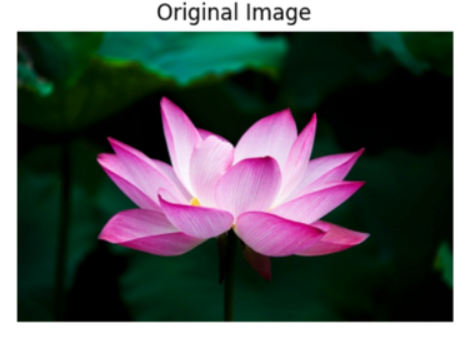
#> input picture CV Lab/lab3/phool.png, 462 x 337 px, found by its file name
$ jupyter execute 22p-9252-1-4-labtask3.ipynb   (older library calls are emulated)
#> lines starting #> are read from the running program, lines starting #| are printed output that depends on the picture
### Name : Tazmeen Afroz
### Roll No :22P-9252
### BAI-7A

[cell 1]
import numpy as np
import cv2
from matplotlib import pyplot as plt

#### Lab Task 1 – Robert Cross
______________________________________

The Roberts Cross operator is one of the earliest edge detectors and uses two 2×2
convolution kernels to approximate the gradient diagonally. In this task, you will use
the convolution function from LAB2 that performs 2D convolution on an image
without using any built-in convolution functions. Then, apply the Roberts Cross
operator by convolving the grayscale image with the given kernels. Compare the
result with built in Roberts Cross. Display the resulting edge maps.

[cell 2]
def convolution2d(image, kernel,):
    image_h, image_w = image.shape
    kernel_h, kernel_w = kernel.shape


    padding_h = (kernel_h - 1) // 2
    padding_w = (kernel_w - 1) // 2

    padded_image = np.pad(image, ((padding_h, padding_h), (padding_w, padding_w)), mode='constant', constant_values=0)
    output = np.zeros((image_h, image_w))

    print(output.size)

    for i in range(image_h):
        for j in range(image_w):
            new = padded_image[i:i+kernel_h, j:j+kernel_w]
            output[i, j] = np.sum(new * kernel)
    return output

image = np.random.rand(8, 4)
print(image)
kernel = np.random.rand(3, 3)
kernel = np.flipud(np.fliplr(kernel))

convolution2d(image,kernel)

[cell 3]
#Robert cross kernel

g_x = np.array([[1,0],
                [0,-1]])
g_y = np.array([[0,1],
                [-1,0]])


task1_img = cv2.imread('phool.png',cv2.IMREAD_GRAYSCALE)
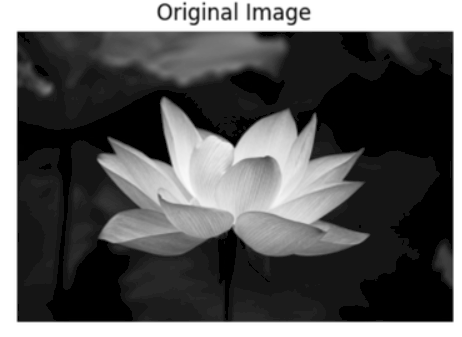
#> task1_img: shape (337, 462); min 0, max 255, mean 90.9
output = convolution2d(task1_img,g_x)
#| 155694
output1 = convolution2d(task1_img,g_y)
#| 155694
combined = np.sqrt(output**2 + output1**2)
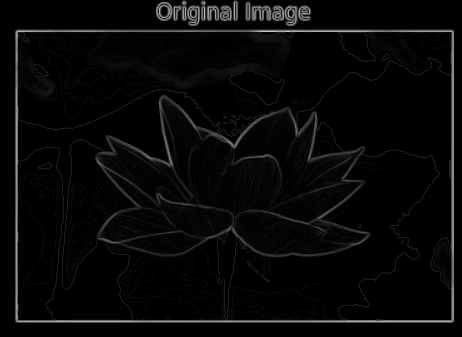
#> combined: shape (337, 462) float64; min 0, max 198.7, mean 8


plt.figure(figsize=(12,12))
plt.subplot(1,4,1)
plt.imshow(task1_img,cmap='gray')
plt.title('Original Image')
plt.axis('off')
plt.subplot(1,4,2)
plt.imshow(output,cmap='gray')
plt.title('Robert cross Gx')
plt.axis('off')
plt.subplot(1,4,3)
plt.imshow(output1,cmap='gray')
plt.title('Robert cross Gy')
plt.axis('off')
plt.subplot(1,4,4)
plt.imshow(combined,cmap='gray')
plt.title('Robert cross combined')
plt.axis('off')
plt.show()

#### Lab Task 2 –Prewitt
______________________________________________

The Prewitt operator is a gradient-based method similar to Sobel but with simpler
kernels. It uses 3×3 masks to estimate edges in both horizontal and vertical
directions. In this task, create the Prewitt filters and apply them to your images
using your implemented convolution function. Compare the results with built in
Prewitt function.

[cell 4]
prewit_x = np.array([[-1, 0, 1],
                     [-1, 0, 1],
                     [-1, 0, 1]])

prewit_y = np.array([[-1, -1, -1],
                     [ 0,  0,  0],
                     [ 1,  1,  1]])

output3= convolution2d(task1_img,prewit_x)
#> in convolution2d (call 4), `padded_image = np.pad(image, ((padding_h, padding_h), (padding_w, padd..`:
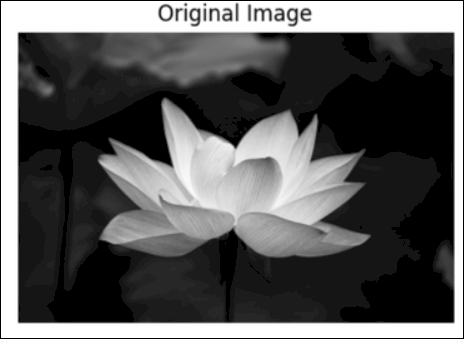
#> padded_image: shape (339, 464); min 0, max 255, mean 90
#| 155694
#> after the loop in convolution2d (call 4), `for i in range(image_h):`:
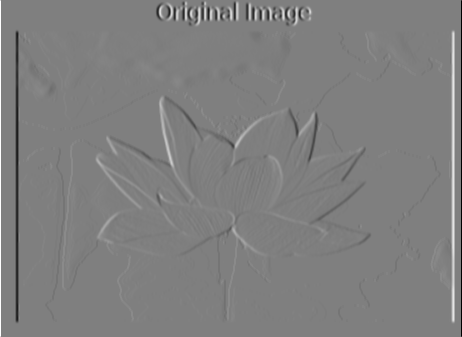
#> output: shape (337, 462) float64; min -765, max 765, mean 0; drawn with min black and max white
output4= convolution2d(task1_img,prewit_y)
#| 155694
#> after the loop in convolution2d (call 5), `for i in range(image_h):`:
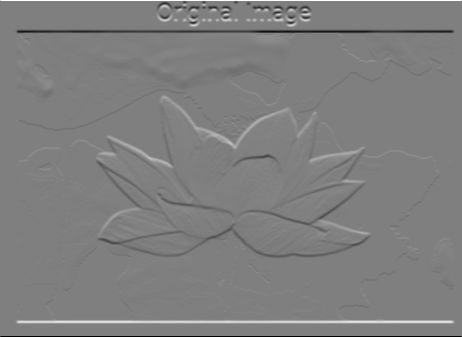
#> output: shape (337, 462) float64; min -765, max 765, mean 0; drawn with min black and max white
combined1 = np.sqrt(output3**2 + output4**2)
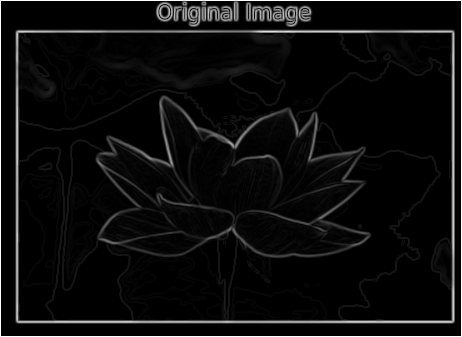
#> combined1: shape (337, 462) float64; min 0, max 765, mean 39.6; drawn with min black and max white

plt.figure(figsize=(12,12))
plt.subplot(1,4,1)
plt.imshow(task1_img,cmap='gray')
plt.title('Original Image')
plt.axis('off')

plt.subplot(1,4,2)
plt.imshow(output3,cmap='gray')
plt.title('Prewit Gx')
plt.axis('off')

plt.subplot(1,4,3)
plt.imshow(output4,cmap='gray')
plt.title('Prewit Gy')
plt.axis('off')


plt.subplot(1,4,4)
plt.imshow(combined1,cmap='gray')
plt.title('Prewit combined')
plt.axis('off')
plt.show()

#### Lab Task 3 – Sobel
________________________________________________

The Sobel operator improves upon the Prewitt method by giving more weight to the
central pixels of the 3×3 kernel, making it more robust to noise. In this task, you will
apply the Sobel operator in both horizontal and vertical directions to detect edges.

[cell 5]
#sobel operator

sobel_x = np.array([[-1,0,1],
                    [-2,0,2],
                    [-1,0,1]])

sobel_y = np.array([[-1,-2,-1],
                    [0,0,0],
                    [1,2,1]])

output6 = convolution2d(task1_img,sobel_x)
#| 155694
output7= convolution2d(task1_img,sobel_y)
#| 155694
combined2 = np.sqrt(output6**2 + output7**2)

#sobel inbuilt function
sobel_x_in = cv2.Sobel(task1_img,cv2.CV_64F,1,1,ksize=5)
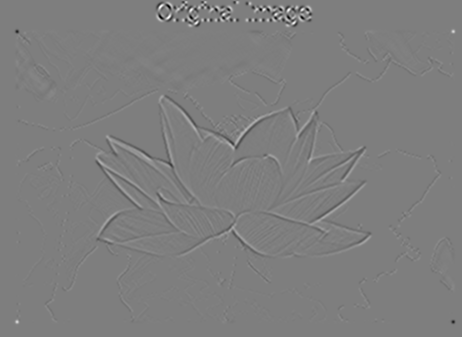
#> sobel_x_in: shape (337, 462) float64; min -2297, max 2331, mean 0; drawn with min black and max white
sobel_y_in = cv2.Sobel(task1_img,cv2.CV_64F,0,1,ksize=5)
combined_in = np.sqrt(sobel_x_in**2 + sobel_y_in**2)
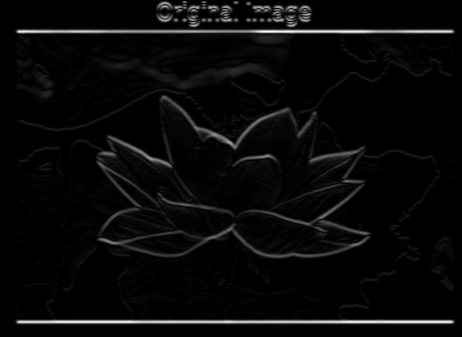
#> combined_in: shape (337, 462) float64; min 0, max 11291, mean 409.3; drawn with min black and max white

plt.figure(figsize=(12,12))
plt.subplot(1,4,1)
plt.imshow(task1_img,cmap='gray')
plt.title('Original Image')
plt.axis('off')

plt.subplot(1,4,2)
plt.imshow(output6,cmap='gray')
plt.title('Sobel Gx')
plt.axis('off')
plt.subplot(1,4,3)
plt.imshow(output7,cmap='gray')
plt.title('Sobel Gy')
plt.axis('off')

plt.subplot(1,4,4)
plt.imshow(combined2,cmap='gray')
plt.title('Sobel combined')
plt.axis('off')
plt.show()

plt.figure(figsize=(12,12))
plt.subplot(1,4,1)
plt.imshow(task1_img,cmap='gray')
plt.title('Original Image')
plt.axis('off')
plt.subplot(1,4,2)
plt.imshow(sobel_x_in,cmap='gray')
plt.title('Sobel inbuilt Gx')
plt.axis('off')
plt.subplot(1,4,3)
plt.imshow(sobel_y_in,cmap='gray')
plt.title('Sobel inbuilt Gy')
plt.axis('off')
plt.subplot(1,4,4)
plt.imshow(combined_in,cmap='gray')
plt.title('Sobel inbuilt combined')
plt.axis('off')
plt.show()

#### Lab Task 4 – Laplacian
________________________________________

The Laplacian operator is a second-order derivative method that detects regions of
rapid intensity change. In this task, you will smooth the image with your Gaussian
function from Task 3 and then apply the Laplacian operator to highlight the edges.
Use both common Laplacian kernels (4-neighbor and 8-neighbor) to see the
difference in the resulting edge maps. Provide code, screenshots, and explanations
of the output.

[cell 6]
# laplacian operator

laplacian_4= np.array([[0,1,0],
                        [1,-4,1],
                        [0,1,0]])

laplacian_8= np.array([[1,1,1],
                        [1,-8,1],
                        [1,1,1]])

output9 = convolution2d(task1_img,laplacian_4)
#| 155694
#> after the loop in convolution2d (call 8), `for i in range(image_h):`:
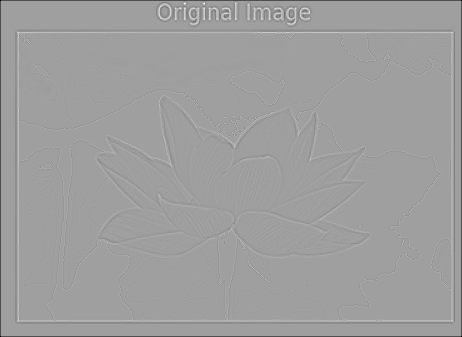
#> output: shape (337, 462) float64; min -510, max 307, mean -2.6; drawn with min black and max white
output10 = convolution2d(task1_img,laplacian_8)
#| 155694

#inbuilt function
laplacian_4_in = cv2.Laplacian(task1_img,cv2.CV_64F,ksize=1)
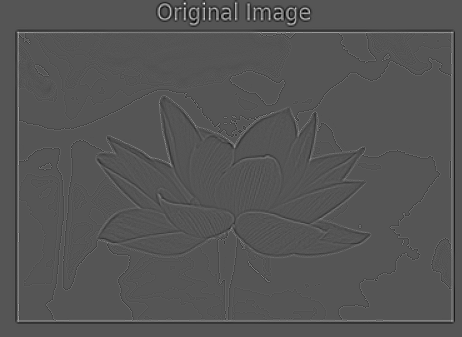
#> laplacian_4_in: shape (337, 462) float64; min -154, max 307, mean 0; drawn with min black and max white
laplacian_8_in = cv2.Laplacian(task1_img,cv2.CV_64F,ksize=3)

plt.figure(figsize=(12,12))
plt.subplot(1,3,1)
plt.imshow(task1_img,cmap='gray')
plt.title('Original Image')
plt.axis('off')
plt.subplot(1,3,2)
plt.imshow(output9,cmap='gray')
plt.title('Laplacian 4')
plt.axis('off')
plt.subplot(1,3,3)
plt.imshow(output10,cmap='gray')
plt.title('Laplacian 8')
plt.axis('off')
plt.show()

plt.figure(figsize=(12,12))
plt.subplot(1,3,1)
plt.imshow(task1_img,cmap='gray')
plt.title('Original Image')
plt.axis('off')
plt.subplot(1,3,2)
plt.imshow(laplacian_4_in,cmap='gray')
plt.title('Laplacian inbuilt 4')

plt.axis('off')
plt.subplot(1,3,3)
plt.imshow(laplacian_8_in,cmap='gray')
plt.title('Laplacian inbuilt 8')
plt.axis('off')
plt.show()
